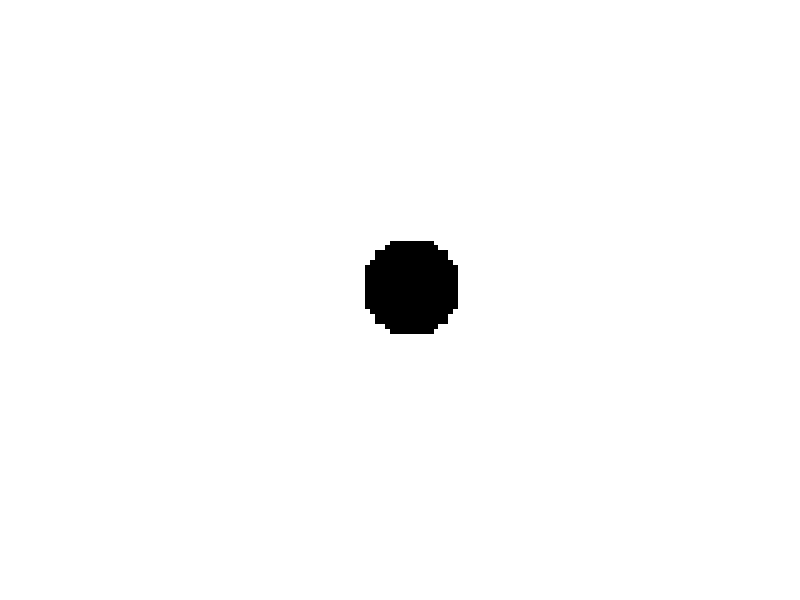
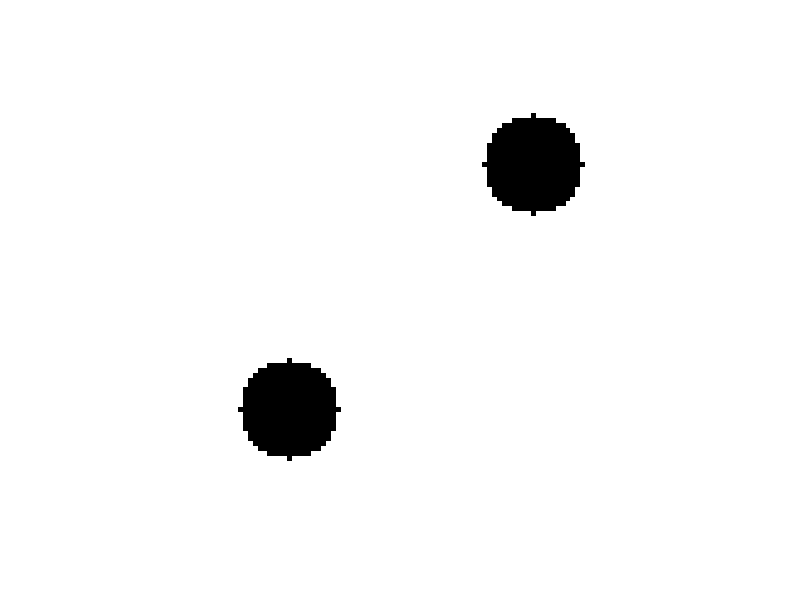
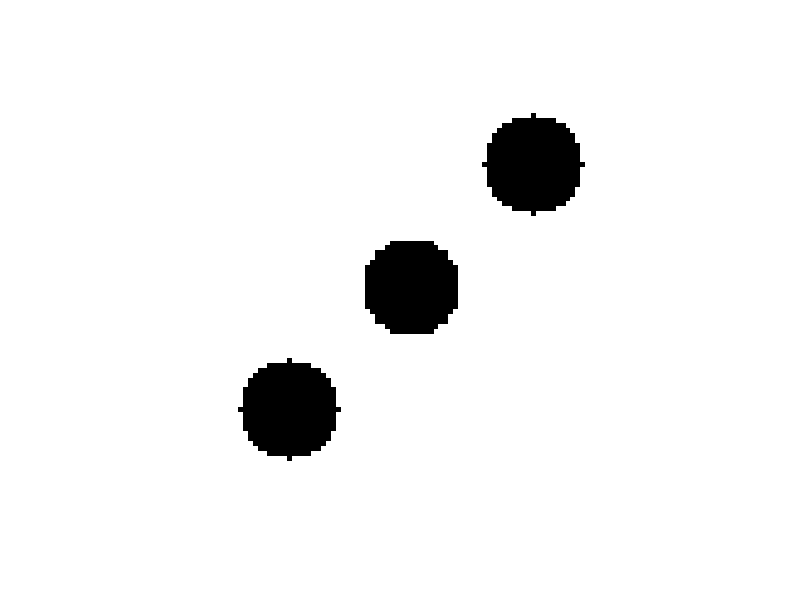
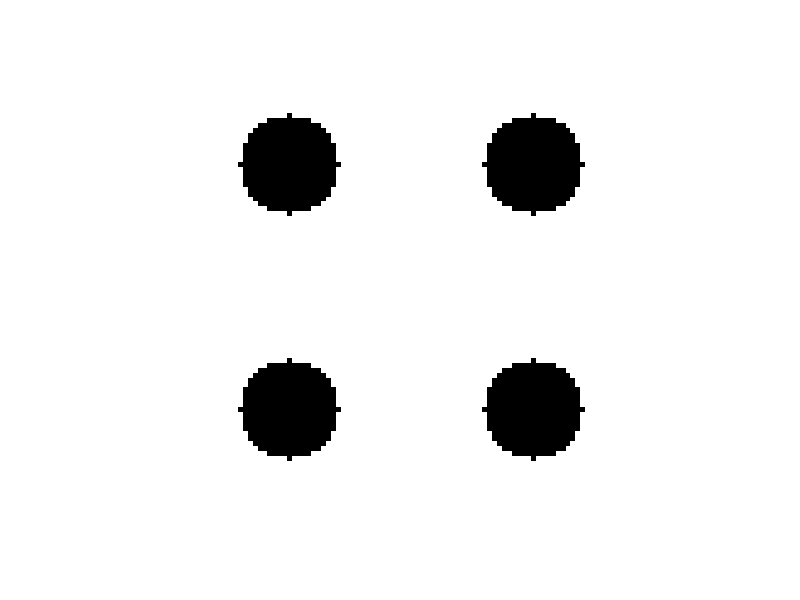

The MATLAB source for these figures, in order: (Note: this script raises an error after producing the figures.)
%% Danny Hong ECE 210 HW 3

clc
clear 
close all

%% Question 1
A = ones(100, 100);
B = ones(100, 100);
C = ones(100, 100);

i = 1:100;
j = 1:100;
[i, j] = meshgrid(i, j);

A = logical(sqrt((i-25).^2 + (j-75).^2) > 10 & sqrt((i-75).^2 + (j-25).^2) > 10);
B = logical(sqrt((i-25).^2 + (j-25).^2) > 10 & sqrt((i-75).^2 + (j-75).^2) > 10);
C = logical(sqrt((i-50).^2 + (j-50).^2) < 10);

figure;
imshow(~C);

figure;
imshow(A);

figure;
imshow(A & ~C);
figure;
imshow(A & B);
figure;
imshow(A & B & ~C);
%% Question 2
[val, ind] = findClosest(sin(linspace(0, 5, 100)) + 1, 3/2);
%% Question 3
x = linspace(-3, 3, 10000);
y = (x.^5) - (8*(x.^3)) + (10*x) + 6;
critPts(x, y);